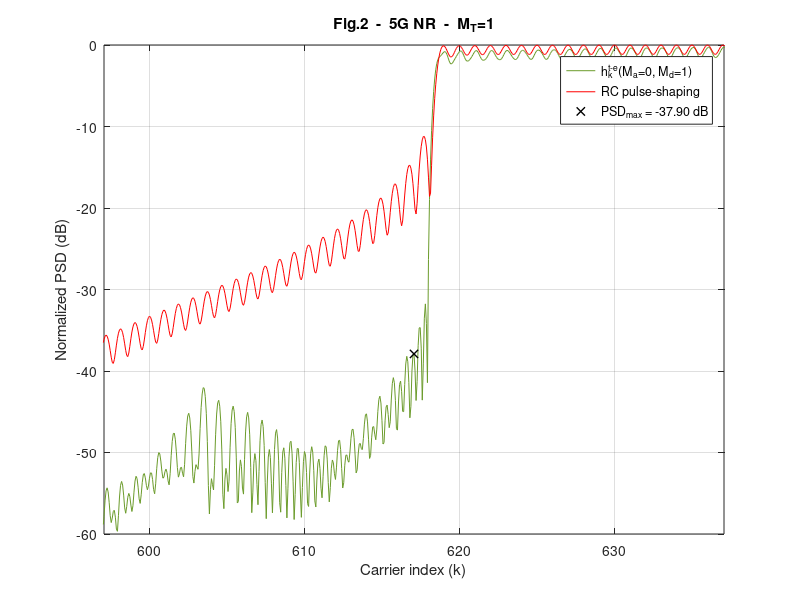

Source code (MATLAB): (Note: this script raises an error after producing the figure.)
clear,
%% %%%%%%%%%%%%%%%%%%%%%%%%%%%%%%%%%%%%%%%%%%%%%%%%%%%%%%%%%%
% %                 LOAD THE PARAMETERS                   % %
%%%%%%%%%%%%%%%%%%%%%%%%%%%%%%%%%%%%%%%%%%%%%%%%%%%%%%%%%% %%
addpath('../../data/Fig2')
load('Fig2_Parameters_for_5G_NR_Ma_0_Md_1.mat');

Fsob = OFDM_param.Fsob; % Upsampling factor 
% Upsample in time-domain
N = OFDM_param.N*Fsob;
Ngi = OFDM_param.Ngi*Fsob;
b = (OFDM_param.b+1)*Fsob-1;
L = OFDM_param.L*Fsob;
Ms = OFDM_param.Ms;
g = OFDM_param.g;
us = OFDM_param.us;
ue = OFDM_param.ue;

ur = us + ue;

Pd = GenPulse_param.Pd;
Pd_todas = GenPulse_param.Pd_todas;
Paic = GenPulse_param.Paic;
Ptk = GenPulse_param.Ptk;
R_aic = GenPulse_param.R_aic;
R_tk = GenPulse_param.R_tk;
NexTemp_a = GenPulse_param.NexTemp_a;
NexTemp_d = GenPulse_param.NexTemp_d;
cell_coef_lim = GenPulse_param.cell_coef_lim;



%% %%%%%%%%%%%%%%%%%%%%%%%%%%%%%%%%%%%%%%%%%%%%%%%%%%%%%%%%%%
%            OBTAIN THE PULSES IN THE SCENARIO            % %
%%%%%%%%%%%%%%%%%%%%%%%%%%%%%%%%%%%%%%%%%%%%%%%%%%%%%%%%%% %%

h_k = zeros((NexTemp_a+NexTemp_d+1)*L+b, N); % Matrix containing the proposed pulses
vn=(0:L+b-1)'-Ngi;  % Dicrete time axis vector

aic_k = zeros((NexTemp_a+NexTemp_d+1)*L+b, N);  % Matrix containing the AIC term
t_k = zeros((NexTemp_a+NexTemp_d+1)*L+b, N);    % Matrix containing the AST term

% Obtain h_k for every data carrier
for ind_k = 1:length(Pd)

    % % AIC terms
    %%%%%%%%%%%%%%%%%%%%%%%%%%%%%%%%%%
    % Central term
    Pc = exp(1j*2*pi/N*repmat(vn,1,length(Paic{ind_k})).*repmat(Paic{ind_k}.',length(vn),1)).*repmat(g.',1,length(Paic{ind_k}));
    % Advanced and delayed terms
    for ind_m = -NexTemp_a:NexTemp_d
        if ind_m ~= 0 % Skip the central term
            Pc = [Pc, exp(1j*2*pi/N*repmat(vn,1,length(Paic{ind_k})).*repmat(Paic{ind_k}.',length(vn),1)).*repmat(g.',1,length(Paic{ind_k}))]; % Concatenamos las columnas de los tonos AIC de los Ma+Md+1 pulsos
        end
    end

    aic_temp = Pc*diag(R_aic{ind_k});
    aic_k((NexTemp_a*L+1):(NexTemp_a+1)*L+b,Pd(ind_k)+N/2+1) = sum(aic_temp(:,1:length(Paic{ind_k})),2);    % CENTRAL TERM
    
    m_temp = 0;
    for ind_m = -NexTemp_a:NexTemp_d;                                                                       % ADVANCED AND DELAYED TERMS
        if ind_m ~= 0 % Skip the central terms
            aic_k(((NexTemp_a+ind_m)*L+1):((NexTemp_a+ind_m+1)*L+b),Pd(ind_k)+N/2+1) = aic_k(((NexTemp_a+ind_m)*L+1):((NexTemp_a+ind_m+1)*L+b),Pd(ind_k)+N/2+1) + sum(aic_temp(:,(length(Paic{ind_k})*(1+m_temp)) + (1:length(Paic{ind_k}))),2);
            m_temp = m_temp+1;
        end
    end
    
    % % AST terms
    %%%%%%%%%%%%%%%%%%%%%%%%%%%%%%%%%%
    % Central term
    Ts = exp(1j*2*pi/N*repmat(vn,1,length(Ptk{ind_k})).*repmat(Ptk{ind_k}.',length(vn),1)).*repmat(us.',1,length(Ptk{ind_k}));
    Te = exp(1j*2*pi/N*repmat(vn,1,length(Ptk{ind_k})).*repmat(Ptk{ind_k}.',length(vn),1)).*repmat(ue.',1,length(Ptk{ind_k}));
    T = [Ts, Te];
    
    % Advanced and delayed terms
    for ind_m = -NexTemp_a:-1;
        T = [T, Ts];
    end
    for ind_m=1:NexTemp_d;
        T = [T, Te];
    end
    t_k_temp = T*diag(R_tk{ind_k});

    t_k(((NexTemp_a)*L+1):((NexTemp_a+1))*L+b,Pd(ind_k)+N/2+1) = sum(t_k_temp(:,1:2*length(Ptk{ind_k})),2);

    m_temp = 0;
    for ind_m = -NexTemp_a:-1;
            t_k(((NexTemp_a+ind_m)*L+1):(NexTemp_a+ind_m+1)*L+b,Pd(ind_k)+N/2+1) = t_k(((NexTemp_a+ind_m)*L+1):(NexTemp_a+ind_m+1)*L+b,Pd(ind_k)+N/2+1) + sum(t_k_temp(:,(2*length(Ptk{ind_k})+m_temp*length(Ptk{ind_k})) + (1:length(Ptk{ind_k}))),2);
            m_temp = m_temp + 1;
    end
    for ind_m = 1:NexTemp_d;
            t_k(((NexTemp_a+ind_m)*L+1):(NexTemp_a+ind_m+1)*L+b,Pd(ind_k)+N/2+1) = t_k(((NexTemp_a+ind_m)*L+1):(NexTemp_a+ind_m+1)*L+b,Pd(ind_k)+N/2+1) + sum(t_k_temp(:,(2*length(Ptk{ind_k})+m_temp*length(Ptk{ind_k})) + (1:length(Ptk{ind_k}))),2);
            m_temp = m_temp + 1;
    end
end

h_k = aic_k + t_k;

p_k_conv = exp(1j*(2*pi/N)*repmat(vn,1,length(Pd_todas)).*repmat(Pd_todas.',length(vn),1)).*repmat(g.',1,length(Pd_todas));

h_k(NexTemp_a*L + (1:L+b),Pd_todas+N/2+1) = h_k(NexTemp_a*L + (1:L+b),Pd_todas+N/2+1) + p_k_conv;


%% %%%%%%%%%%%%%%%%%%%%%%%%%%%%%%%%%%%%%%%%%%%%%%%%%%%%%%%%%%
% %     REPRESENTATION OF THE PULSES IN THE SCENARIO      % %
%%%%%%%%%%%%%%%%%%%%%%%%%%%%%%%%%%%%%%%%%%%%%%%%%%%%%%%%%% %%

% Obtain the PSD
H_k = fft(h_k,N*Ms);
P_k = fft(p_k_conv,N*Ms);

psd_H = fftshift(sum(abs(H_k).^2,2));
psd_P = fftshift(sum(abs(P_k).^2,2));

x = (-N*Ms/2:N*Ms/2-1)/(Ms);
indices = find(ismember(x,[-N/2,N/2-1]));
indices = indices(1):1:indices(2);

x = x+N/2;
y_h = 10*log10(psd_H/max(psd_H));
y_p = 10*log10(psd_P/max(psd_P));

PSD_max = max(max(y_h(find(x>Pd_todas(end)+N/2+1.67))), max(y_h(find(x<Pd_todas(1)+N/2-1.67)))); %% PSD_MAX IS SOUGHT BEYOND THE 0.67 SCS GUARD BAND THAT IS LEFT BY EACH SIDE
x_PSD_max = x(find(y_h==PSD_max));

% Fig 2 (ITU-T Rec. G9960 Ma=0,Md=1)
figure,
plot(x(indices),y_h(indices), 'DisplayName', 'h_k^{t-e}(M_a=0, M_d=1)', 'Color', "#6B9B2B"); hold on; grid on;
plot(x(indices),y_p(indices), 'DisplayName', 'RC pulse-shaping', 'Color', 'r');
plot(x_PSD_max, PSD_max, 'Marker', 'x', 'Color', 'k', 'LineStyle', 'none','LineWidth',1, 'DisplayName', ['PSD_{max} = ', num2str(PSD_max, '%.2f'), ' dB'])
xlabel('Carrier index (k)'); ylabel('Normalized PSD (dB)'); legend('show')
xlim(x_PSD_max+[-20,20]); ylim([-60,0])
title(sprintf('Fig.2  -  5G NR  -  M_T=%d', NexTemp_a+NexTemp_d))
 
%% %%%%%%%%%%%%%%%%%%%%%%%%%%%%
% %     CLARIFYING NOTE     % %
%%%%%%%%%%%%%%%%%%%%%%%%%%%% %%

NOTE = ['NOTE: The maximum number of RB that can be used in a 5 MHz channel is 25, which is equivalent to 4.5 MHz (SCS = 15 kHz).',...
    ' That leaves a 500 kHz guard band, 250 kHz by each side of the transmission band.',...
    ' If this guard band is reduced by repurposing those carriers that were previously assigned to it for data transmission, it can be reduced by up to 16 subcarriers, leaving a residual guard band 10 kHz wide (2/3 of an SCS).',...
    ' Hence, the PSD peak can be sought beyond that guard band, which is 1.67 SCS beyond the outermost transmitting subcarrier by each end of the passband.'];
wrapped_NOTE = textwrap({NOTE}, 70);
disp('##################################################################################')
fprintf('\n')
disp(wrapped_NOTE)
disp('##################################################################################')